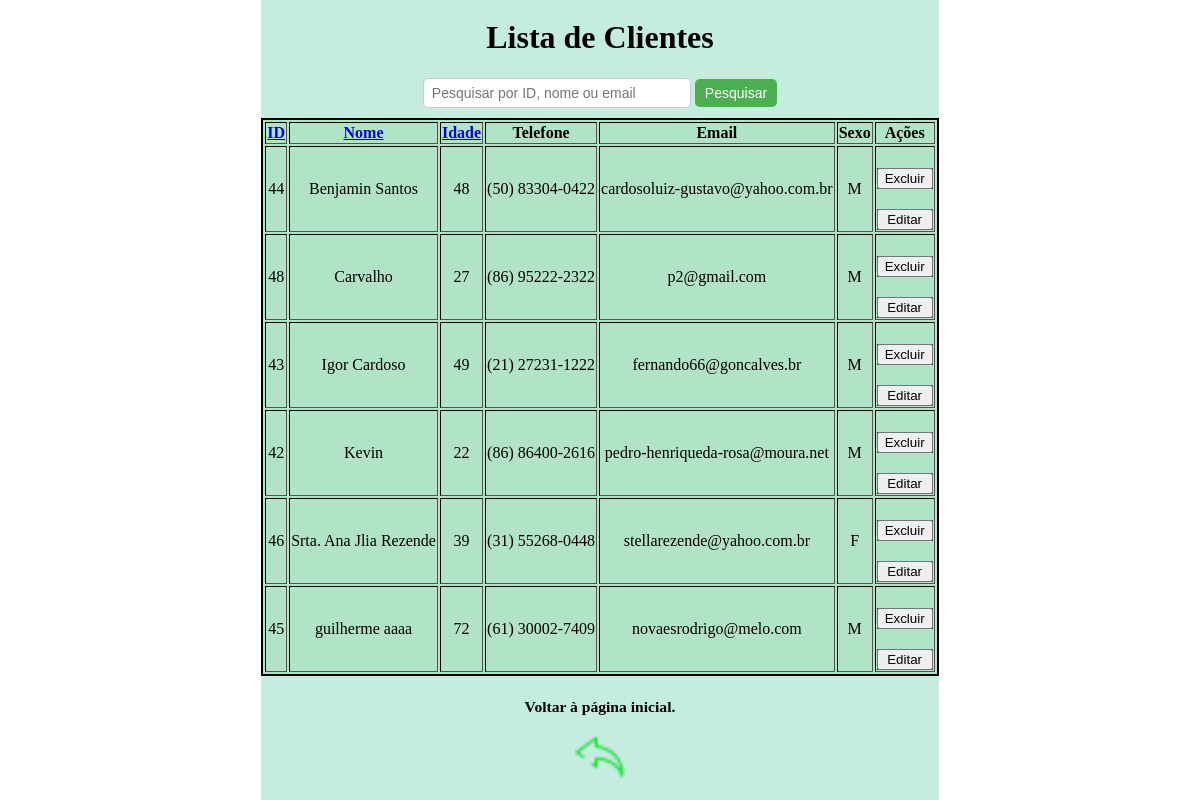
The app's page /gerenciar-clientes?campo=nome&ordem=asc&pesquisa= with its own data.
### tables this page shows
CREATE TABLE clientes (
                id INTEGER PRIMARY KEY AUTOINCREMENT, 
                nome TEXT NOT NULL, 
                idade INTEGER NOT NULL,
                telefone TEXT,
                email TEXT,
                sexo TEXT CHECK (sexo IN ('M', 'F'))
        );

### app/controllers.py (the view)
    @app.route("/gerenciar-clientes")
    def gerenciar_clientes():
        return views.gerenciar_clientes()

### app/models.py (called while the page is built)
def conectar():
    conexao = sqlite3.connect("cadastro_clientes.db")
    return conexao

def buscar_clientes_ordenado(campo='id', busca='', ordem=True):
    conexao = conectar()
    conexao.row_factory = sqlite3.Row
    cursor = conexao.cursor()
    direcao = 'ASC' if ordem else 'DESC'
    campos_validos = ['id', 'nome', 'idade', 'sexo', 'email']
    if campo not in campos_validos:
        campo = 'id'
    query = f"""
        SELECT * FROM clientes
        WHERE id LIKE ? OR nome LIKE ? OR email LIKE ?
        ORDER BY {campo} {direcao}
    """
    cursor.execute(query, (f'%{busca}%', f'%{busca}%', f'%{busca}%'))
    clientes = cursor.fetchall()
    cursor.close()
    conexao.close()
    return clientes

### app/views.py (called while the page is built)
def gerenciar_clientes():
    try:
        campo = request.args.get("campo", "id")
        ordem = request.args.get("ordem", "asc") == "asc"
        busca = request.args.get("pesquisa", "")
        clientes = models.buscar_clientes_ordenado(campo=campo,busca=busca, ordem=ordem)
        return render_template('gerenciar_cliente.html', clientes=clientes, campo=campo, ordem=ordem, busca=busca)
    except Exception as e:
        return f"Erro ao buscar clientes: {str(e)}", 500

### app/templates/gerenciar_cliente.html (shortened to what this page needs)
<!DOCTYPE html>
<html lang="pt-br">
<head>
    <link rel="stylesheet" href="{{ url_for('static', filename='style.css') }}">
</head>
<body>
    <div class="container01">
        <h1 class="h101">Lista de Clientes</h1>
        <form action="{{ url_for('gerenciar_clientes')}}" method="GET" class="search-bar">
            <input type="text" name="pesquisa" placeholder="Pesquisar por ID, nome ou email" value="{{ request.args.get('pesquisa', '') }}">
            <button type="submit">Pesquisar</button>
        </form>
        <table border="1">
            <thead>
                <tr>
                    <th>
                        <a href="{{ url_for('gerenciar_clientes', campo='id', ordem='desc' if campo == 'id' and ordem == 'asc' else 'asc', pesquisa=request.args.get('pesquisa', '')) }}">
                            ID
                        </a>
                    </th>
                    <th>
                        <a href="{{ url_for('gerenciar_clientes', campo='nome', ordem='desc' if campo == 'nome' and ordem == 'asc' else 'asc', pesquisa=request.args.get('pesquisa', '')) }}">
                            Nome
                        </a>
                    </th>
                    <th>
                        <a href="{{ url_for('gerenciar_clientes', campo='idade', ordem='desc' if campo == 'idade' and ordem == 'asc' else 'asc', pesquisa=request.args.get('pesquisa', '')) }}">
                            Idade
                        </a>
                    </th>
                    <th>Telefone</th>
                    <th>Email</th>
                    <th>Sexo</th>
                    <th>Ações</th>
                </tr>
            </thead>
            <tbody>
                {% for cliente in clientes %}
                <tr>
                    <td>{{ cliente.id }}</td>
                    <td>{{ cliente.nome }}</td>
                    <td>{{ cliente.idade }}</td>
                    <td>{{ cliente.telefone }}</td>
                    <td>{{ cliente.email }}</td>
                    <td>{{ cliente.sexo }}</td>
                    <td>
                        <form class="form01" action="{{ url_for('deletar_cliente', id=cliente.id) }}" method="post" onsubmit="return confirm('Tem certeza que deseja excluir este cliente?');">
                            <button type="submit">Excluir</button>
                        </form>
                        <form class="form01" onsubmit="return false;">
                            <button type="button" onclick="editarLinha(this)">Editar</button>
                        </form>
                    </td>
                </tr>
                {% endfor %}
            </tbody>
        </table>
        <h3>
            <p><small>Voltar à página inicial.</small></p>
            <p>
                <a href="{{ url_for('pagina_inicial') }}" rel="prev">
                    <img src="{{ url_for('static', filename='imagem/setade voltar.png') }}" alt="Setade voltar">
                </a>
            </p>
        </h3>
    </div>
</body>
</html>

### app/static/style.css (style rules this page uses)
body { margin: 0; padding: 0; display: flex; justify-content: center; align-items: center; height: 100vh; }
.container01 { text-align: center; background-color: rgb(196, 237, 224); }
table { margin-left: auto; margin-right: auto; border: 2px solid #000000; table-layout: auto; background-color: #b1e4c6; }
form { display: flex; flex-direction: column; gap: 10px; margin-top: 20px; font-family: 'Times New Roman', Times, serif; font-size: 1em; }
.form01 { background-color: rgb(32, 76, 101); font-family: 'Times New Roman', Times, serif; }
.search-bar { display: contents; align-items: center; gap: 8px; }
.search-bar input[type="text"] { padding: 6px 8px; width: 250px; border: 1px solid #ccc; border-radius: 5px; font-size: 14px; }
.search-bar button { padding: 6px 10px; font-size: 14px; background-color: #4CAF50; color: white; border: none; border-radius: 5px; cursor: pointer; }
table { margin-top: 10px; }

### records on screen
clientes: id "44", nome "Benjamin Santos", idade "48", telefone "(50) 83304-0422", email "cardosoluiz-gustavo@yahoo.com.br", sexo "M"
clientes: id "48", nome "Carvalho", idade "27", telefone "(86) 95222-2322", email "p2@gmail.com", sexo "M"
clientes: id "43", nome "Igor Cardoso", idade "49", telefone "(21) 27231-1222", email "fernando66@goncalves.br", sexo "M"
clientes: id "42", nome "Kevin", idade "22", telefone "(86) 86400-2616", email "pedro-henriqueda-rosa@moura.net", sexo "M"
clientes: id "46", nome "Srta. Ana Jlia Rezende", idade "39", telefone "(31) 55268-0448", email "stellarezende@yahoo.com.br", sexo "F"
clientes: id "45", nome "guilherme aaaa", idade "72", telefone "(61) 30002-7409", email "novaesrodrigo@melo.com", sexo "M"
